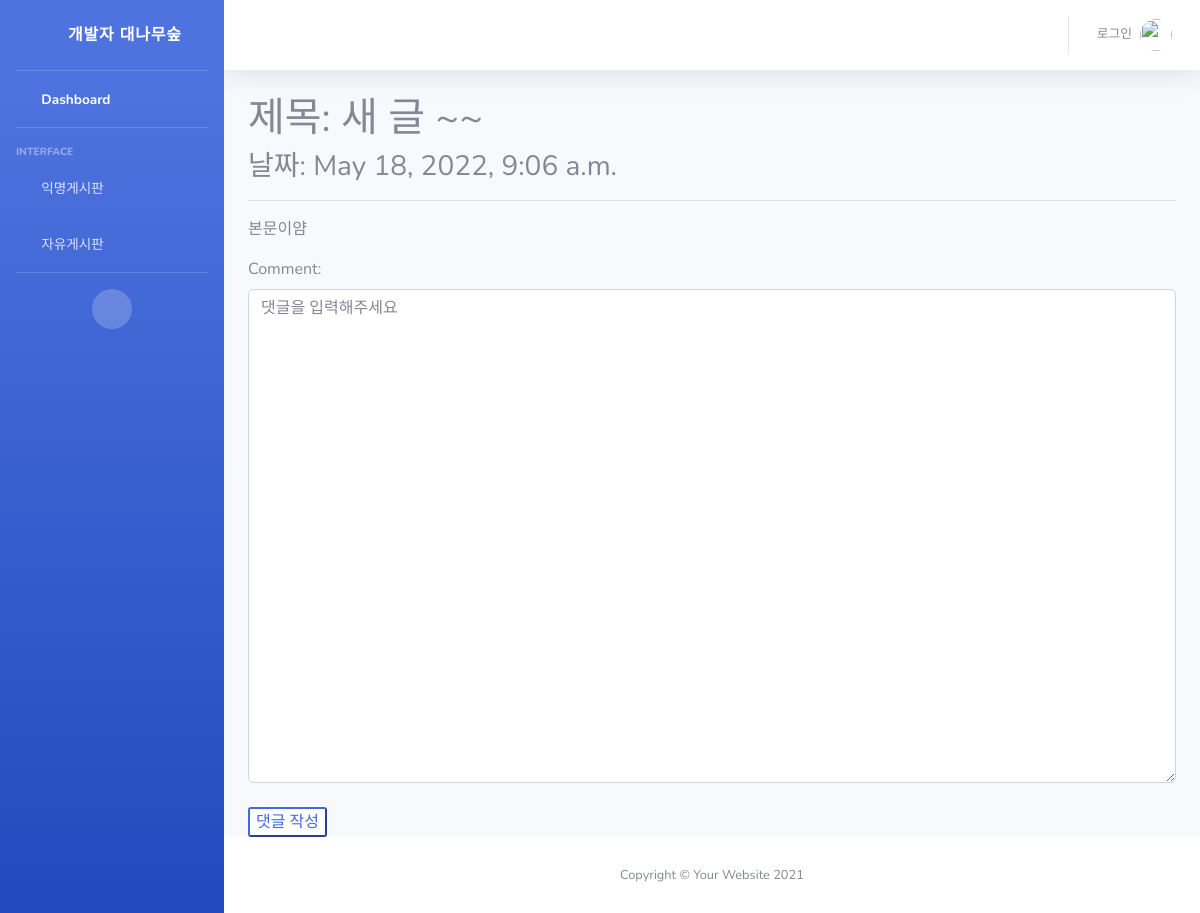
/detail/3, run on an earlier commit of the app's database.
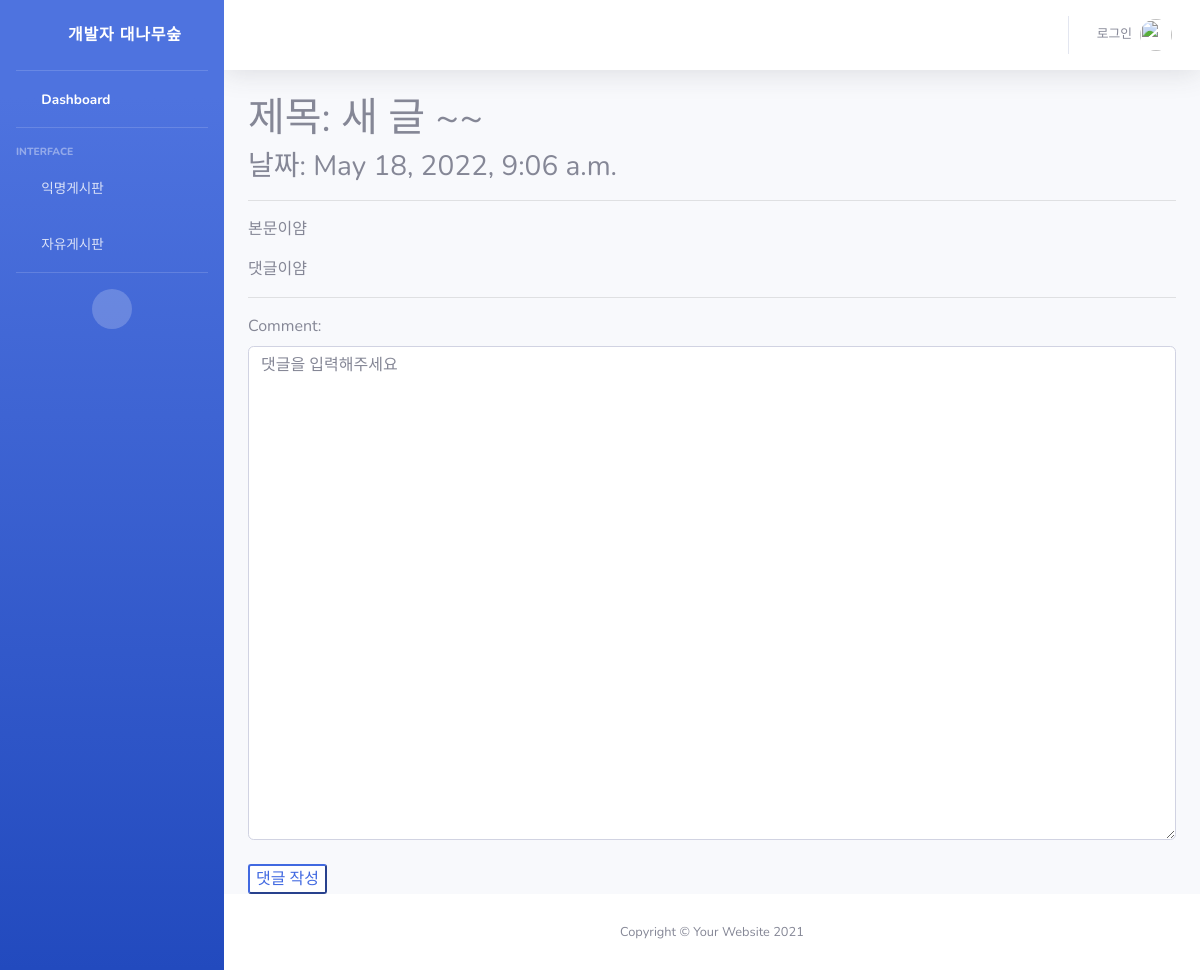
And on a later commit of the database.
### snsapp/models.py (models this page shows)
class Comment(models.Model):
  comment = models.TextField()
  date = models.DateTimeField(auto_now_add=True)
  post = models.ForeignKey(Post, null=True, blank=True, on_delete=models.CASCADE)
  def __str__(self):
      return self.comment

### snsapp/views.py (the view)
# urls.py: path('detail/<int:post_id>', views.detail, name='detail'),
def detail(request, post_id):
  post_detail = get_object_or_404(Post, pk=post_id)
  comment_form = CommentForm()
  return render(request, 'detail.html',
  {'post_detail':post_detail, 'comment_form':comment_form})

### snsapp/forms.py
class CommentForm(forms.ModelForm):
  class Meta:
    model = Comment
    fields = ['comment']
  def __init__(self, *args, **kwargs):
    super(CommentForm, self).__init__(*args, **kwargs)
    self.fields['comment'].widget.attrs = {
      'class': 'form-control',
      'placeholder': '댓글을 입력해주세요',
      'rows': 20
    }

### snsapp/templates/detail.html (shortened to what this page needs)
{% extends 'base.html' %}
{% block content %}
<h1>제목: {{ post_detail.title }}</h1>
<h3>날짜: {{ post_detail.date }}</h3>
<hr>
<p>
  {{ post_detail.body }}
</p>
{% for comment in post_detail.comment_set.all %}
<p>
  {{ comment }}
</p>
<hr>
{% endfor %}
<form action="{% url 'new_comment' post_detail.id %}" method="POST">
  {{ comment_form }}
  <br>
  <input id="sbm" type="submit" value="댓글 작성">
</form>
{% endblock %}

What changed in the data, as far as the page shows it:
added Comment: comment "댓글이얌"
